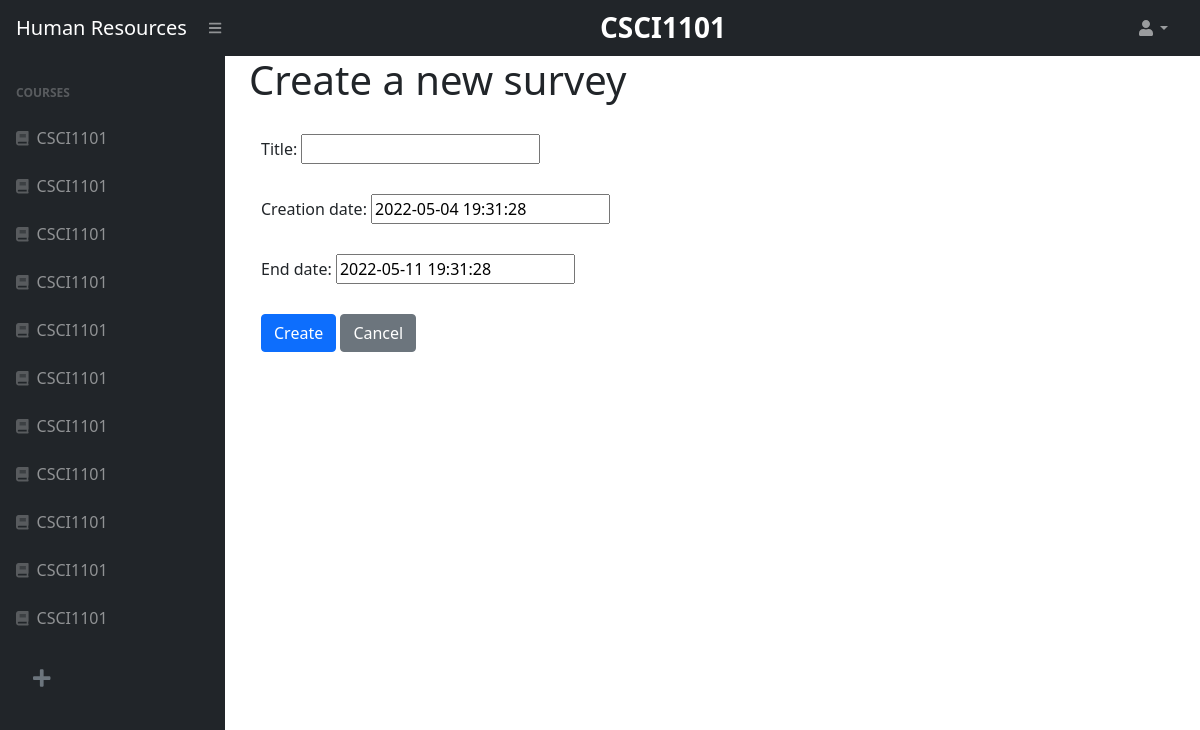
Screenshot of /4/create_assessment/ (signed in) with the database file from the repository.
### courses/models.py (models this page shows)
class Course(models.Model):
	SEMESTERS = (
		('FALL', 'Fall'),
		('SPRING', 'Spring'),
		('SUMMER', 'Summer'),
		('WINTER', 'Winter')
	)
	name = models.CharField(max_length=120, blank=False)
	semester 	= models.CharField(max_length=10, choices=SEMESTERS)
	year 		= models.DecimalField(max_digits=5,decimal_places=0, blank=False)
	code 		= models.CharField(max_length=30, blank=False)
	course_id 	= models.AutoField(primary_key=True)
	professor = models.EmailField(max_length=120)

### assessments/views.py (the view)
# urls.py: path('<int:course_pk>/create_assessment/', assessment_views.create_assessment, name='create_assessment'),
@login_required
def create_assessment(request, course_pk):
    if request.method == "POST":
        form = PeerAssessmentForm(request.POST)
        if form.is_valid():
            peer_assessment = form.save(commit=False)
            peer_assessment.creator = request.user
            peer_assessment.course_id = course_pk
            peer_assessment.save()
            return redirect("edit_assessment", pk=peer_assessment.id, course_pk = course_pk)
    else:
        form = PeerAssessmentForm()
    data = {
        "course_list": get_user_registrations(request),
        "invitations": get_user_invitations(request),
        "current_course_name": Course.objects.get(course_id=course_pk).name,
        "current_course": course_pk,
        "form": form,
        "course_pk": course_pk
    }
    return render(request, "assessments/create_assessment.html", data)

### assessments/forms.py
class PeerAssessmentForm(forms.ModelForm):
    class Meta:
        model = PeerAssessment
        fields = ["title", "creation_date", "end_date"]

### assessments/models.py (called while the page is built)
def get_week_ahead():
    return datetime.today() + timedelta(days=7)

### assessments/views.py (called while the page is built)
def get_user_registrations(request):
    if request.user.is_staff:
        registrations = Course.objects.filter(professor=request.user.email)
    else:
        registrations = Registration.objects.filter(student=request.user.email)
    return registrations

def get_user_invitations(request):
    invitations = []
    if not request.user.is_staff:
        invitations = Invitation.objects.filter(student=request.user.email)
    return invitations

### assessments/templates/assessments/create_assessment.html (shortened to what this page needs)
{% extends "users/home.html" %}
{% load static %}
{% load crispy_forms_tags %}
{% block course_header %}
<div class="col">
    <h1 style="font-size: 1.75rem;" style="align-items:center" class="navbar-brand d-md-inline-block ms-auto">
        <strong>{{current_course_name}}</strong></h1>
</div>
<ul class="navbar-nav ms-auto ms-md-0 me-3 me-lg-4">
    <li class="nav-item dropdown">
        <a class="nav-link dropdown-toggle" id="navbarDropdown" href="#" role="button" data-bs-toggle="dropdown"
            aria-expanded="false"><i class="fas fa-user fa-fw"></i></a>
    </li>
</ul>
{% endblock %}
{% block core_content %}
<div class="container-fluid px-4">
    <div class="ui center aligned basic very padded segment">
        <h1 style="margin-bottom: 30px;" class="ui header">Create a new survey</h1>
        <div class="ui container left aligned">
            <form class="ui form {% if form.errors %}error{% endif %}" method="post" novalidate>
                {% for field in form %}
                <div style="margin-bottom: 30px;" class="field {% if field.errors %}error{% endif %}">
                    <label>{{ field.label_tag }}</label>
                    {{ field }}
                </div>
                {% endfor %}
                <button type="submit" class="btn btn-primary">Create</button>
                <a class="btn btn-secondary" href="{% url 'assessments_list' course_pk%}">
                    Cancel
                </a>
            </form>
        </div>
    </div>
</div>
{% endblock %}

### users/templates/users/home.html (shortened to what this page needs)
{% load static %}
{% load crispy_forms_tags %}
<!DOCTYPE html>
<html lang="en">
    <head>
        <link rel="stylesheet"  href="{%  static  'css/styles.css'  %}">
        <link href="https://cdn.jsdelivr.net/npm/simple-datatables@latest/dist/style.css" rel="stylesheet" />
    </head>
    <body class="sb-nav-fixed">
        <nav class="sb-topnav navbar navbar-expand navbar-dark bg-dark">
            <div class="col-2">
                <a class="navbar-brand ps-3" href="/">Human Resources</a>
            </div>
            <div class="col-4">
                <button class="btn btn-link btn-sm order-1 order-lg-0 me-4 me-lg-0" id="sidebarToggle" href="#!"><i class="fas fa-bars"></i></button>
            </div>
            {% block course_header %}{% endblock %}
        </nav>
        <div id="layoutSidenav">
            <div id="layoutSidenav_nav">
                <nav class="sb-sidenav accordion sb-sidenav-dark" id="sidenavAccordion">
                    <div class="sb-sidenav-menu">
                        <div class="nav">
                            <div class="sb-sidenav-menu-heading">Courses</div>
                            {% for course in course_list %}
                            <a class="nav-link" href="{% url 'assessments_list' course.course_id %}">
                                <div class="sb-nav-link-icon"><i class="fas fa-solid fa-book"></i></div>
                                {{ course.name }}
                            </a>
                            {% empty %}
                            <div style="margin-left:5%">No courses for this user</div>
                            {% endfor %}
                            {% if user.is_staff%}
                            <a class = "nav-link" href="{% url 'create_course' %}">
                                <button class="btn btn-transparent btn-lg">
                                    <i style="color:#6c757d" class="fas fa-solid fa-plus"></i>
                                </button>
                            </a>
                            {% endif %}
                        </div>
                    </div>
                </nav>
            </div>
            <div id="layoutSidenav_content">
                <main>
                    {% block core_content %}{% endblock %}
                </main>
            </div>
        </div>
    </body>
</html>

### rows the page displays
Course: name "CSCI1101"
Course: name "CSCI1101"
Course: name "CSCI1101"
Course: name "CSCI1101"
Course: name "CSCI1101"
Course: name "CSCI1101"
Course: name "CSCI1101"
Course: name "CSCI1101"
Course: name "CSCI1101"
Course: name "CSCI1101"
Course: name "CSCI1101"

### other values shown
{{ field.label_tag }} "Title:" "Creation date:" "End date:"
